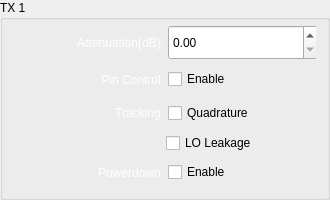
                   <widget class="QGroupBox" name="groupBox_6">
                    <property name="sizePolicy">
                     <sizepolicy hsizetype="Expanding" vsizetype="Expanding">
                      <horstretch>0</horstretch>
                      <verstretch>0</verstretch>
                     </sizepolicy>
                    </property>
                    <property name="minimumSize">
                     <size>
                      <width>330</width>
                      <height>200</height>
                     </size>
                    </property>
                    <property name="maximumSize">
                     <size>
                      <width>330</width>
                      <height>200</height>
                     </size>
                    </property>
                    <property name="title">
                     <string>TX 1</string>
                    </property>
                    <layout class="QVBoxLayout" name="verticalLayout_13">
                     <property name="topMargin">
                      <number>5</number>
                     </property>
                     <item>
                      <widget class="QFrame" name="frame_4">
                       <property name="sizePolicy">
                        <sizepolicy hsizetype="Expanding" vsizetype="Expanding">
                         <horstretch>0</horstretch>
                         <verstretch>0</verstretch>
                        </sizepolicy>
                       </property>
                       <property name="maximumSize">
                        <size>
                         <width>16777215</width>
                         <height>50</height>
                        </size>
                       </property>
                       <layout class="QHBoxLayout" name="horizontalLayout_16">
                        <property name="spacing">
                         <number>6</number>
                        </property>
                        <property name="leftMargin">
                         <number>0</number>
                        </property>
                        <property name="topMargin">
                         <number>0</number>
                        </property>
                        <property name="rightMargin">
                         <number>0</number>
                        </property>
                        <property name="bottomMargin">
                         <number>0</number>
                        </property>
                        <item>
                         <widget class="QLabel" name="label_30">
                          <property name="sizePolicy">
                           <sizepolicy hsizetype="Expanding" vsizetype="Expanding">
                            <horstretch>0</horstretch>
                            <verstretch>0</verstretch>
                           </sizepolicy>
                          </property>
                          <property name="minimumSize">
                           <size>
                            <width>150</width>
                            <height>0</height>
                           </size>
                          </property>
                          <property name="maximumSize">
                           <size>
                            <width>150</width>
                            <height>35</height>
                           </size>
                          </property>
                          <property name="styleSheet">
                           <string notr="true">QLabel{
color:rgb(255, 255, 255);
}</string>
                          </property>
                          <property name="text">
                           <string>Attenuation(dB):</string>
                          </property>
                          <property name="alignment">
                           <set>Qt::AlignRight|Qt::AlignTrailing|Qt::AlignVCenter</set>
                          </property>
                         </widget>
                        </item>
                        <item>
                         <widget class="QDoubleSpinBox" name="hardware_gain_tx1">
                          <property name="sizePolicy">
                           <sizepolicy hsizetype="Minimum" vsizetype="Expanding">
                            <horstretch>0</horstretch>
                            <verstretch>0</verstretch>
                           </sizepolicy>
                          </property>
                          <property name="minimumSize">
                           <size>
                            <width>150</width>
                            <height>35</height>
                           </size>
                          </property>
                          <property name="maximumSize">
                           <size>
                            <width>150</width>
                            <height>35</height>
                           </size>
                          </property>
                          <property name="maximum">
                           <double>999999999.000000000000000</double>
                          </property>
                         </widget>
                        </item>
                       </layout>
                      </widget>
                     </item>
                     <item>
                      <layout class="QHBoxLayout" name="horizontalLayout_17">
                       <item>
                        <widget class="QLabel" name="label_31">
                         <property name="sizePolicy">
                          <sizepolicy hsizetype="Expanding" vsizetype="Expanding">
                           <horstretch>0</horstretch>
                           <verstretch>0</verstretch>
                          </sizepolicy>
                         </property>
                         <property name="minimumSize">
                          <size>
                           <width>150</width>
                           <height>0</height>
                          </size>
                         </property>
                         <property name="maximumSize">
                          <size>
                           <width>150</width>
                           <height>60</height>
                          </size>
                         </property>
                         <property name="styleSheet">
                          <string notr="true">QLabel{
color:rgb(255, 255, 255);
}</string>
                         </property>
                         <property name="text">
                          <string>Pin Control:</string>
                         </property>
                         <property name="alignment">
                          <set>Qt::AlignRight|Qt::AlignTrailing|Qt::AlignVCenter</set>
                         </property>
                        </widget>
                       </item>
                       <item>
                        <widget class="QCheckBox" name="tx1_atten_control_pin_mode_en">
                         <property name="minimumSize">
                          <size>
                           <width>150</width>
                           <height>0</height>
                          </size>
                         </property>
                         <property name="maximumSize">
                          <size>
                           <width>150</width>
                           <height>16777215</height>
                          </size>
                         </property>
                         <property name="text">
                          <string>Enable</string>
                         </property>
                        </widget>
                       </item>
                      </layout>
                     </item>
                     <item>
                      <layout class="QHBoxLayout" name="horizontalLayout_52">
                       <item>
                        <widget class="QLabel" name="label_37">
                         <property name="sizePolicy">
                          <sizepolicy hsizetype="Expanding" vsizetype="Expanding">
                           <horstretch>0</horstretch>
                           <verstretch>0</verstretch>
                          </sizepolicy>
                         </property>
                         <property name="minimumSize">
                          <size>
                           <width>150</width>
                           <height>0</height>
                          </size>
                         </property>
                         <property name="maximumSize">
                          <size>
                           <width>150</width>
                           <height>60</height>
                          </size>
                         </property>
                         <property name="styleSheet">
                          <string notr="true">QLabel{
color:rgb(255, 255, 255);
}</string>
                         </property>
                         <property name="text">
                          <string>Tracking:</string>
                         </property>
                         <property name="alignment">
                          <set>Qt::AlignRight|Qt::AlignTrailing|Qt::AlignVCenter</set>
                         </property>
                        </widget>
                       </item>
                       <item>
                        <widget class="QCheckBox" name="tx1_quadrature_tracking_en">
                         <property name="minimumSize">
                          <size>
                           <width>150</width>
                           <height>0</height>
                          </size>
                         </property>
                         <property name="maximumSize">
                          <size>
                           <width>150</width>
                           <height>16777215</height>
                          </size>
                         </property>
                         <property name="text">
                          <string>Quadrature</string>
                         </property>
                        </widget>
                       </item>
                      </layout>
                     </item>
                     <item>
                      <layout class="QHBoxLayout" name="horizontalLayout_54">
                       <item>
                        <spacer name="horizontalSpacer_14">
                         <property name="orientation">
                          <enum>Qt::Horizontal</enum>
                         </property>
                         <property name="sizeHint" stdset="0">
                          <size>
                           <width>40</width>
                           <height>20</height>
                          </size>
                         </property>
                        </spacer>
                       </item>
                       <item>
                        <widget class="QCheckBox" name="tx1_lo_leakage_tracking_en">
                         <property name="minimumSize">
                          <size>
                           <width>150</width>
                           <height>0</height>
                          </size>
                         </property>
                         <property name="maximumSize">
                          <size>
                           <width>150</width>
                           <height>16777215</height>
                          </size>
                         </property>
                         <property name="text">
                          <string>LO Leakage</string>
                         </property>
                        </widget>
                       </item>
                      </layout>
                     </item>
                     <item>
                      <layout class="QHBoxLayout" name="horizontalLayout_53">
                       <item>
                        <widget class="QLabel" name="label_42">
                         <property name="sizePolicy">
                          <sizepolicy hsizetype="Expanding" vsizetype="Expanding">
                           <horstretch>0</horstretch>
                           <verstretch>0</verstretch>
                          </sizepolicy>
                         </property>
                         <property name="minimumSize">
                          <size>
                           <width>150</width>
                           <height>0</height>
                          </size>
                         </property>
                         <property name="maximumSize">
                          <size>
                           <width>150</width>
                           <height>60</height>
                          </size>
                         </property>
                         <property name="styleSheet">
                          <string notr="true">QLabel{
color:rgb(255, 255, 255);
}</string>
                         </property>
                         <property name="text">
                          <string>Powerdown:</string>
                         </property>
                         <property name="alignment">
                          <set>Qt::AlignRight|Qt::AlignTrailing|Qt::AlignVCenter</set>
                         </property>
                        </widget>
                       </item>
                       <item>
                        <widget class="QCheckBox" name="tx1_powerdown_en">
                         <property name="minimumSize">
                          <size>
                           <width>150</width>
                           <height>0</height>
                          </size>
                         </property>
                         <property name="maximumSize">
                          <size>
                           <width>150</width>
                           <height>16777215</height>
                          </size>
                         </property>
                         <property name="text">
                          <string>Enable</string>
                         </property>
                        </widget>
                       </item>
                      </layout>
                     </item>
                    </layout>
                   </widget>
